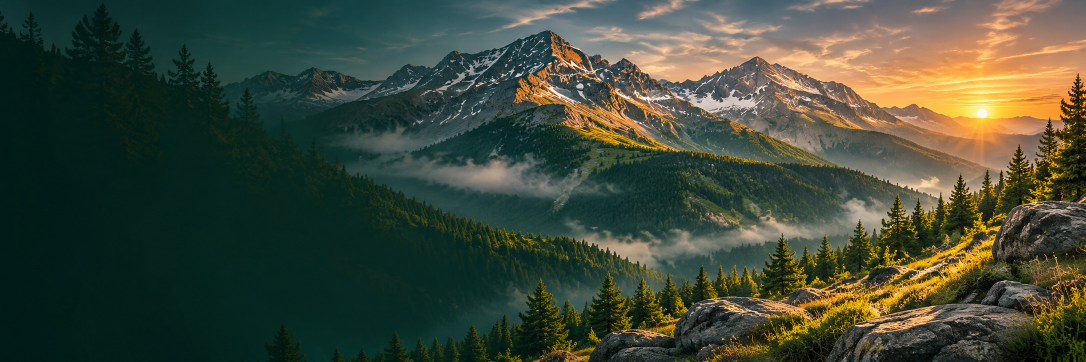
#> input picture rendering/assets/mountain-header.jpg, 2172 x 724 px (shown at 1/2 size)
$ python -i outdoor.py   (imports and definitions only)
#> lines starting #> are read from the running program, lines starting #| are printed output that depends on the picture
"""Outdoor Minimal: deterministic Pillow renderer, presentation only.

No calculations are performed here; every number comes from analytics.metrics.
The original canvas renderer remains available for other themes.
"""
from __future__ import annotations

from pathlib import Path
import math
from PIL import Image, ImageDraw, ImageFont, ImageFilter, ImageOps

from i18n import DEFAULT_LANG, TRANSLATIONS
from rendering.canvas import (
    WIDTH, HEIGHT, _font, _fit_title_lines, _fmt_km, _fmt_m,
    _fmt_speed, _fmt_time, _load_i18n, _route_date_label, _t,
)

BG = "#101F1D"
PANEL = "#1A2C28"
PANEL_LIGHT = "#213832"
LINE = "#365047"
TEXT = "#F0F1E3"
MUTED = "#A7B8A8"
GREEN = "#B6D49A"
ORANGE = "#E8A17F"
BLUE = "#99C8CE"
NEUTRAL = "#81958D"
W, H = 1080, 1920
M = 40
GAP = 16
TOP_MARGIN = 0
BOTTOM_MARGIN = 0
ROW_HEIGHTS = (220, 100, 35, 462, 230, 150, 260, 200, 135)
# [1 line not run here, left out]
INNER = W - 2 * M


def font(size, bold=False):
    return _font(size, bold=bold)


def txt(d, x, y, s, size=24, color=TEXT, bold=False, anchor=None):
    d.text((x, y), str(s), font=font(size, bold), fill=color, anchor=anchor)


def line(d, xy, color=LINE, width=2):
    d.line(xy, fill=color, width=width)


def panel(d, box, fill=PANEL, radius=26):
    d.rounded_rectangle(box, radius=radius, fill=fill)


# [18 lines left out: functions title, _f, _grade, not called in this run]


def _pct(v):
    return max(0.0, float(v or 0))


def _metric(d, x, y, label, value, color=TEXT, value_size=40):
    txt(d, x, y, label.upper(), 17, MUTED, True)
    txt(d, x, y + 32, value, value_size, color, True)


# [64 lines left out: functions _tiny_icon, _elevation_stat_box, _row_dividers, _draw_slope_rows, not called in this run]


ANALYSIS_BG = "#112217"
ANALYSIS_BORDER = "#3C4A41"  # white at 18% over #112217
ANALYSIS_CREAM = "#E6EBD9"
ANALYSIS_MUTED = "#CFD8CC"
ANALYSIS_DIVIDER = "#34443A"
ANALYSIS_UP = "#A3E635"
ANALYSIS_DOWN = "#F87150"


# [95 lines that did not run here, left out]

# [60 lines that did not run here, left out]


# [19 lines that did not run here, left out]


ASSET_DIR = Path(__file__).resolve().parent / "assets"
SLOPE_UP = ("#E95738", "#F18B35", "#EFB742", "#C7DB69")
SLOPE_DOWN = ("#9CC4F0", "#73A5DF", "#4C79C4", "#345B9C")


def scenic_header(img, height=220):
    """Cover-crop the header photo and shade its lower half for readable text."""
    if not 220 <= height <= 320:
        raise ValueError("Header height must be between 220 and 320 px")
    asset = ASSET_DIR / "mountain-header.jpg"
    with Image.open(asset) as source:
        scene = ImageOps.fit(source.convert("RGB"), (W, height),
                             method=Image.Resampling.LANCZOS,
                             centering=(0.5, 0.5)).convert("RGBA")
    # A transparent-to-dark green gradient confined to the lower half.
    overlay = Image.new("RGBA", (1, height), (0, 0, 0, 0))
    od = ImageDraw.Draw(overlay)
    for yy in range(height // 2, height):
        fraction = (yy - height // 2) / max(1, height - height // 2 - 1)
        od.point((0, yy), fill=(7, 23, 20, round(210 * fraction)))
    overlay = overlay.resize((W, height))
    scene = Image.alpha_composite(scene, overlay)
    img.paste(scene.convert("RGB"), (0, 0))


# [177 lines left out: functions _header_title_lines, footer_landscape, gradient_card, ring, not called in this run]


# Slope distribution uses the nine validated analytics bins in their original order.
DISTRIBUTION_COLORS = (
    "#E95738", "#F18B35", "#F4D03F", "#C7DB69",
    "#81958D", "#9CC4F0", "#73A5DF", "#4C79C4", "#345B9C",
)
DISTRIBUTION_FG = ("#FFFFFF", "#FFFFFF", "#14251B", "#14251B",
                   "#FFFFFF", "#14251B", "#FFFFFF", "#FFFFFF", "#FFFFFF")


# [12 lines that did not run here, left out]


def _distribution_font(size, bold=False):
    from PIL import ImageFont
    paths = (
        "/usr/share/fonts/truetype/dejavu/DejaVuSans-Bold.ttf" if bold else
        "/usr/share/fonts/truetype/dejavu/DejaVuSans.ttf",
    )
    for path in paths:
        if Path(path).exists():
            return ImageFont.truetype(path, size)
    return _font(size, bold=bold)


# [76 lines that did not run here, left out]


# [3 lines that did not run here, left out]


# Tiempos y velocidades: one visual system, independent of analytics.
TIME_ICON_COLOR = "#E6EBD9"
TIME_LABEL_COLOR = "#CFD8CC"
TIME_VALUE_COLOR = "#FFFFFF"
TIME_DIVIDER_COLOR = "#3B5045"  # ~12% white over forest green

# Font Awesome: person-running (CC BY 4.0).
# Lucide: circle-pause, gauge, timer.
# See ATTRIBUTION.txt for third-party icon attribution.
# Keep paths at their native 24x24 viewBox; no hand-built stick figures.
TIME_CARD_ICONS = {
    # Font Awesome Free 6.7.2 person-running (CC BY 4.0), Fonticons, Inc.
    "runner": '<g fill="currentColor" stroke="none" transform="translate(2.8 1.5) scale(0.041)"><path d="M320 48a48 48 0 1 0 -96 0 48 48 0 1 0 96 0zM125.7 175.5c9.9-9.9 23.4-15.5 37.5-15.5c1.9 0 3.8 .1 5.6 .3L137.6 254c-9.3 28 1.7 58.8 26.8 74.5l86.2 53.9-25.4 88.8c-4.9 17 5 34.7 22 39.6s34.7-5 39.6-22l28.7-100.4c5.9-20.6-2.6-42.6-20.7-53.9L238 299l30.9-82.4 5.1 12.3C289 264.7 323.9 288 362.7 288l21.3 0c17.7 0 32-14.3 32-32s-14.3-32-32-32l-21.3 0c-12.9 0-24.6-7.8-29.5-19.7l-6.3-15c-14.6-35.1-44.1-61.9-80.5-73.1l-48.7-15c-11.1-3.4-22.7-5.2-34.4-5.2c-31 0-60.8 12.3-82.7 34.3L57.4 153.4c-12.5 12.5-12.5 32.8 0 45.3s32.8 12.5 45.3 0l23.1-23.1zM91.2 352L32 352c-17.7 0-32 14.3-32 32s14.3 32 32 32l69.6 0c19 0 36.2-11.2 43.9-28.5L157 361.6l-9.5-6c-17.5-10.9-30.5-26.8-37.9-44.9L91.2 352z"/></g>',
    "pause": ('<circle cx="12" cy="12" r="10"/><path d="M10 15V9m4 6V9"/>'),
    "gauge": ('<path d="M12 14 8 10"/><path d="M3.34 19a10 10 0 1 1 17.32 0"/>'),
    "gauge_max": ('<path d="m12 14 4-4"/><path d="M3.34 19a10 10 0 1 1 17.32 0"/>'),
    "stopwatch": ('<circle cx="12" cy="13" r="8"/><path d="M12 9v4l3 2M9 2h6m-3 0v3m6 2 2-2"/>'),
}


# [95 lines left out: functions _time_font, _time_card_icon, _time_text, _time_label, draw_times_card, not called in this run]


SLOPE_CARD_BG = "#112217"
SLOPE_CARD_TRACK = "#3B523E"
SLOPE_CARD_UP = "#A3E635"
SLOPE_CARD_DOWN = "#F87150"
SLOPE_CARD_CREAM = "#E6EBD9"


# [467 lines left out: functions _slope_svg, _slope_ring, draw_slope_ratios_card, draw_extreme_grades_card, draw_altitude_card, _draw_scaled_card and 2 more, not called in this run]

>>> import cv2
>>> picture = cv2.imread('assets/mountain-header.jpg', cv2.IMREAD_GRAYSCALE)
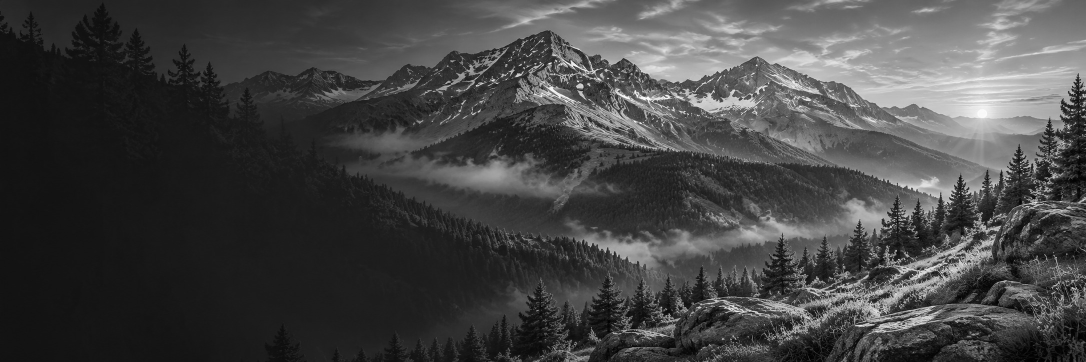
#> picture: shape (724, 2172) (shown at 1/2 size); min 0, max 255, mean 68.4
>>> result = scenic_header(picture)
#> in scenic_header, `scene = ImageOps.fit(source.convert("RGB"), (W, height), method=Image...`:
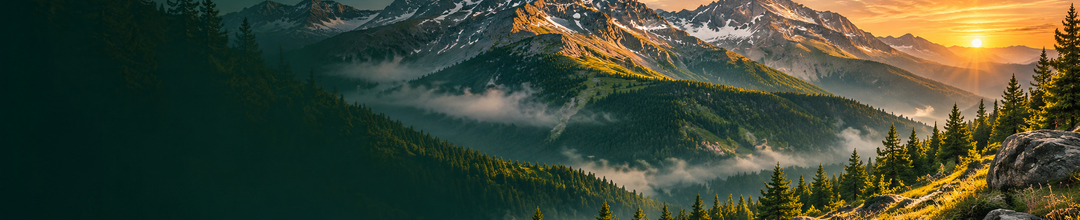
#> scene: PIL image 1080x220 RGBA; mean R, G, B, A 62.2, 71.1, 52.7, 255
#> in scenic_header, `overlay = overlay.resize((W, height))`:
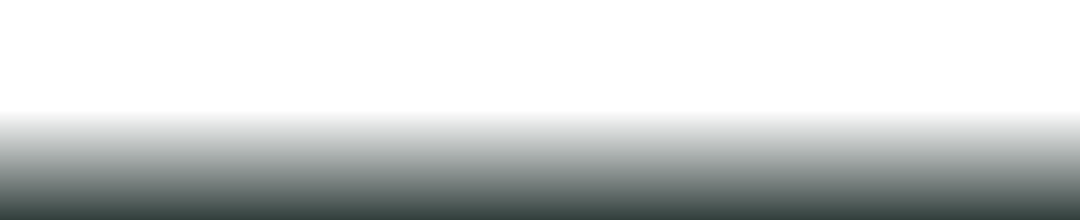
#> overlay: PIL image 1080x220 RGBA; mean R, G, B, A 3, 11.1, 9.4, 52.5; transparent parts drawn white
#> in scenic_header, `scene = Image.alpha_composite(scene, overlay)`:
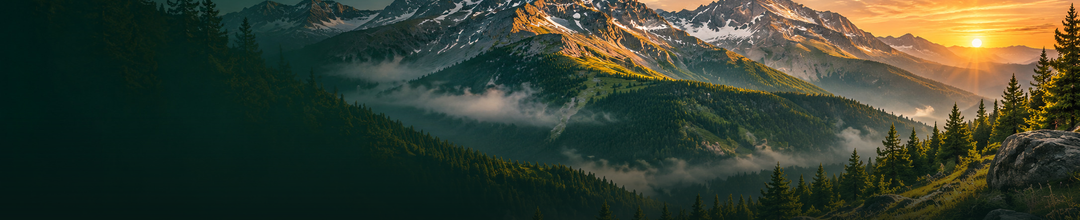
#> scene: PIL image 1080x220 RGBA; mean R, G, B, A 54.3, 63.4, 48.2, 255
#> (the run stopped early here; a loop or call above may not have finished)
